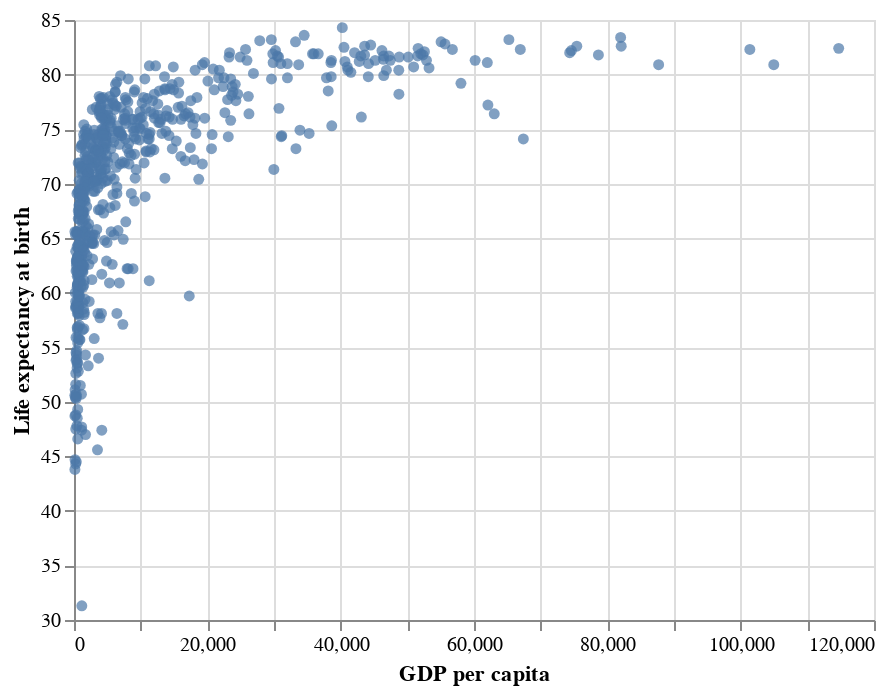

The notebook cell saved with this chart:
### Markdown cell above
`alt.Y()` and `alt.X()` are helper functions that modify encoding specifications. The cell below adjusts the scale of the y axis as well; since above there are no life expectancies below 30, starting the y axis at 0 adds whitespace.

### Code cell
# don't start y axis at zero
alt.Chart(data).mark_circle().encode(
    x = 'GDP per capita',
    y = alt.Y('All', title = 'Life expectancy at birth',
              scale = alt.Scale(zero = False))
)

### Figure 1 — Vega-Lite specification as saved in the notebook (floating-point values rounded to 4 significant figures; data arrays with more than 128 entries replaced by an {"elided": "..."} marker saying what was removed)
{"config": {"view": {"continuousWidth": 400, "continuousHeight": 300}}, "data": {"name": "data-f387fa34a6db5787f5f98ceb7832c6b7"}, "mark": "circle", "encoding": {"x": {"type": "quantitative", "field": "GDP per capita"}, "y": {"type": "quantitative", "field": "All", "scale": {"zero": false}, "title": "Life expectancy at birth"}}, "$schema": "https://vega.github.io/schema/vega-lite/v4.0.2.json", "datasets": {"data-f387fa34a6db5787f5f98ceb7832c6b7": {"elided": "620 records"}}}
